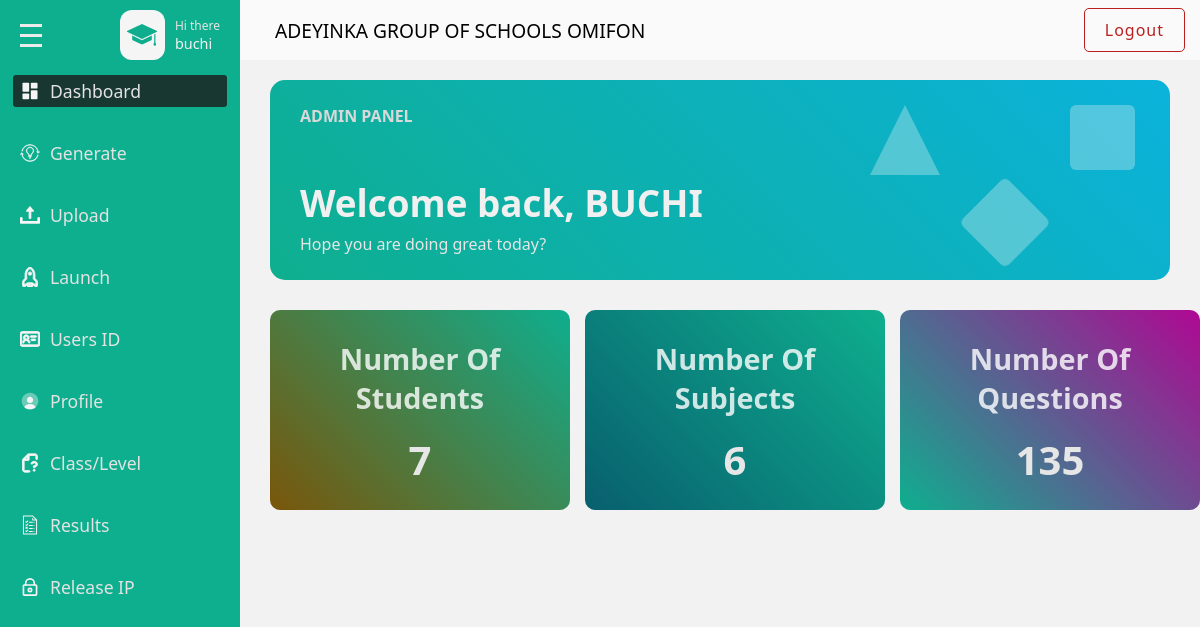
The page /admins/dashboard (signed in) on the database as committed earlier.
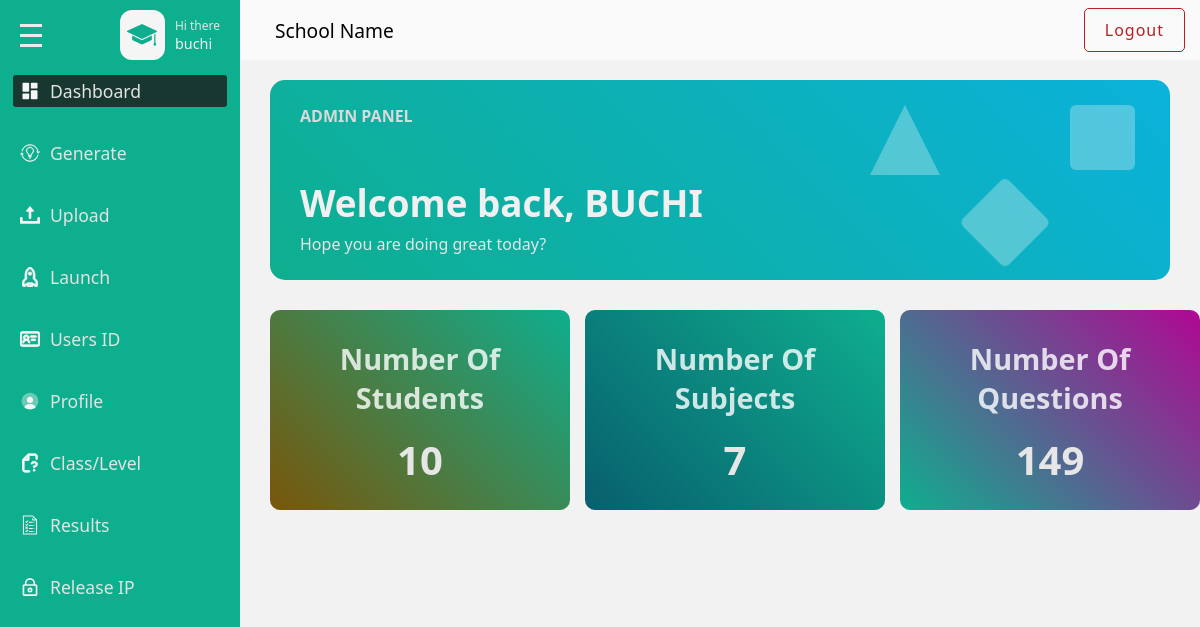
The same page on the database as committed later.
### base/models.py (models this page shows, shortened)
class Name_School(models.Model):
    school = models.CharField(max_length=345)

### admins/views.py (the view)
# urls.py: path('dashboard',views.dashboard , name= "dashboard"),
@login_required(login_url='admins:login')
def dashboard(request):
    school_name =get_object_or_404(Name_School)
    userprofile = get_object_or_404(Userprofile,user=request.user)
    userid = UserID.objects.count()
    subject = Subject.objects.count()
    qusetion = Question.objects.count()
    context = {
        'school_name':school_name,
        'userprofile':userprofile,
        'userid':userid,
        'subject':subject,
        'qusetion':qusetion,
    }
    return render (request, 'admins/dashboard.html',context)

### base/templates/admins/dashboard.html (shortened to what the changed rows need)
{% load static %}
<!DOCTYPE html>
<html lang="en">
<head>
    <link rel = "stylesheet" href = "{% static 'css/style.css' %}"/>
</head>
<body>
    <div class = "page">
        <div class = "wrapper">
                                <!DOCTYPE svg PUBLIC "-//W3C//DTD SVG 1.1//EN" "http://www.w3.org/Graphics/SVG/1.1/DTD/svg11.dtd">
                                <!DOCTYPE svg PUBLIC "-//W3C//DTD SVG 1.1//EN" "http://www.w3.org/Graphics/SVG/1.1/DTD/svg11.dtd">
                                <!DOCTYPE svg PUBLIC "-//W3C//DTD SVG 1.1//EN" "http://www.w3.org/Graphics/SVG/1.1/DTD/svg11.dtd">
                                <!DOCTYPE svg PUBLIC "-//W3C//DTD SVG 1.1//EN" "http://www.w3.org/Graphics/SVG/1.1/DTD/svg11.dtd">
                                <!DOCTYPE svg PUBLIC "-//W3C//DTD SVG 1.1//EN" "http://www.w3.org/Graphics/SVG/1.1/DTD/svg11.dtd">
                                <!DOCTYPE svg PUBLIC "-//W3C//DTD SVG 1.1//EN" "http://www.w3.org/Graphics/SVG/1.1/DTD/svg11.dtd">
                                <!DOCTYPE svg PUBLIC "-//W3C//DTD SVG 1.1//EN" "http://www.w3.org/Graphics/SVG/1.1/DTD/svg11.dtd">
                                <!DOCTYPE svg PUBLIC "-//W3C//DTD SVG 1.1//EN" "http://www.w3.org/Graphics/SVG/1.1/DTD/svg11.dtd">
                                <!DOCTYPE svg PUBLIC "-//W3C//DTD SVG 1.1//EN" "http://www.w3.org/Graphics/SVG/1.1/DTD/svg11.dtd">
                                <!DOCTYPE svg PUBLIC "-//W3C//DTD SVG 1.1//EN" "http://www.w3.org/Graphics/SVG/1.1/DTD/svg11.dtd">
            <div class = "main-content">
                <div class="main-content-header flex-between">
                    <span>{{school_name.school}}</span>
                    <a class = "logout-link" href="{% url 'admins:logout' %}">Logout</a>
                </div>
                <div class = "welcome-main">
                    <div class = "welcome-box-wrapper">
                        <div class = "stats-box box-one flex-column">
                            <h3 class = "stats-head">Number Of Students</h3>
                            <span class = "stats-result">{{userid}}</span>
                        </div>
                        <div class = "stats-box box-two flex-column">
                            <h3 class = "stats-head">Number Of Subjects</h3>
                            <span class = "stats-result">{{subject}}</span>
                        </div>
                        <div class = "stats-box box-three flex-column">
                            <h3 class = "stats-head">Number Of Questions</h3>
                            <span class = "stats-result">{{qusetion}}</span>
                        </div>
                    </div>
                </div>
            </div>
        </div>
    </div>
</body>
</html>

Rows that differ between the two databases and show on the page:
changed Name_School: school "ADEYINKA GROUP OF SCHOOLS OMIFON" → "School Name"
Other text that changed with them:
{{ userid }}: "7" → "10"
{{ subject }}: "6" → "7"
{{ qusetion }}: "135" → "149"
